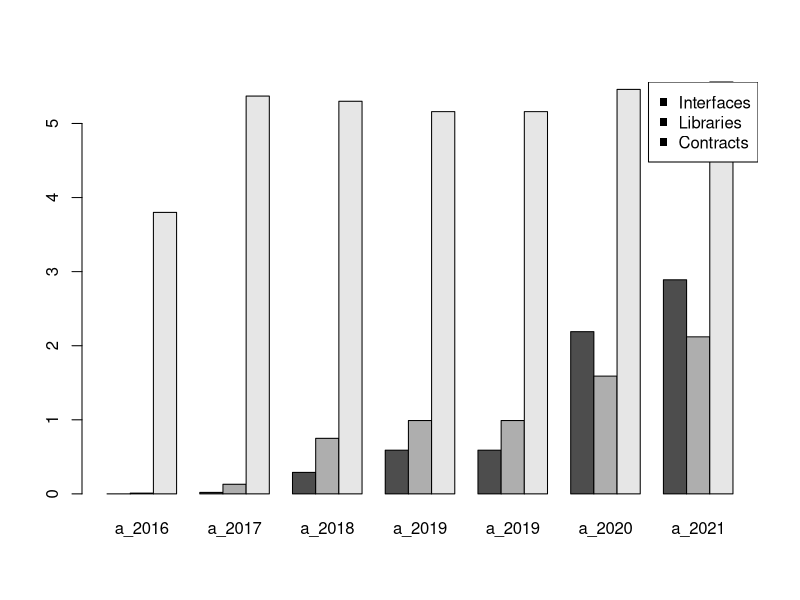
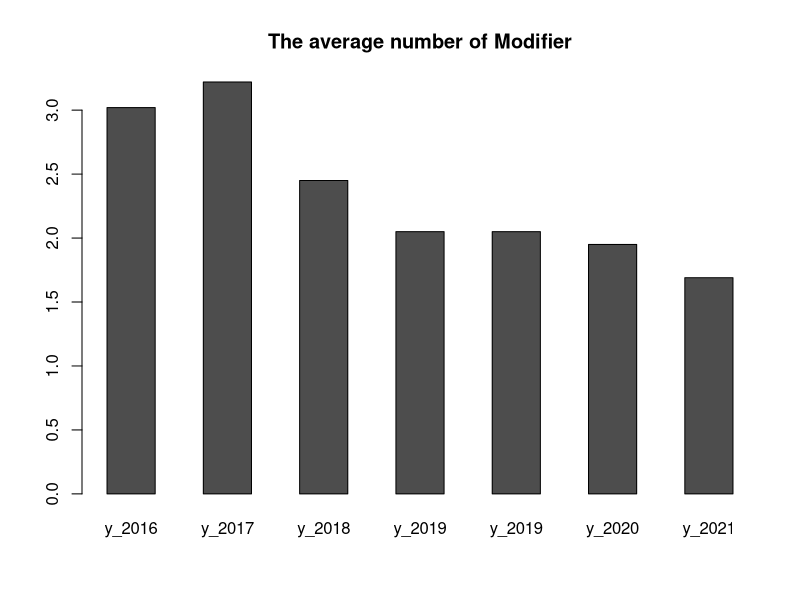
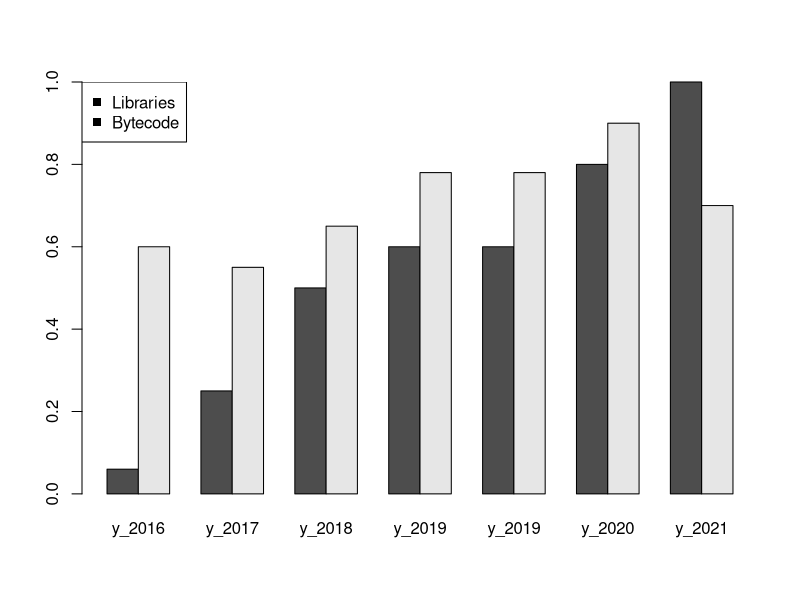

These figures' R source, in order:
a_2016 <- c(0.0, .01, 3.8)
a_2017 <- c(0.02, 0.13, 5.37)
a_2018 <- c(0.29, 0.75, 5.3)
a_2019 <- c(0.59, 0.99, 5.16)
a_2020 <- c(2.19, 1.59, 5.46)
a_2021 <- c(2.89, 2.12, 5.56)
test <- cbind(a_2016, a_2017, a_2018, a_2019, a_2019, a_2020, a_2021)


barplot(test,beside=T, legend=TRUE)
legend("topright", legend = c("Interfaces", "Libraries", "Contracts"), pch = 15)


## modifiers
y_2016 <- c(3.02)
y_2017 <- c(3.22)
y_2018 <- c(2.45)
y_2019 <- c(2.05)
y_2020 <- c(1.95)
y_2021 <- c(1.69)
test <- cbind(y_2016, y_2017, y_2018, y_2019, y_2019, y_2020, y_2021)


barplot(test,main="The average number of Modifier",beside=T, legend=TRUE)



### libraries vs -bytecode
y_2016 <- c(0.06, 0.6)
y_2017 <- c(.25, 0.55)
y_2018 <- c(.5, 0.65)
y_2019 <- c(.6, 0.78)
y_2020 <- c(.8, 0.9)
y_2021 <- c(1, 0.7)
test <- cbind(y_2016, y_2017, y_2018, y_2019, y_2019, y_2020, y_2021)


barplot(test, beside=T, legend=TRUE)
legend("topleft", legend = c("Libraries", "Bytecode"), pch = 15)
